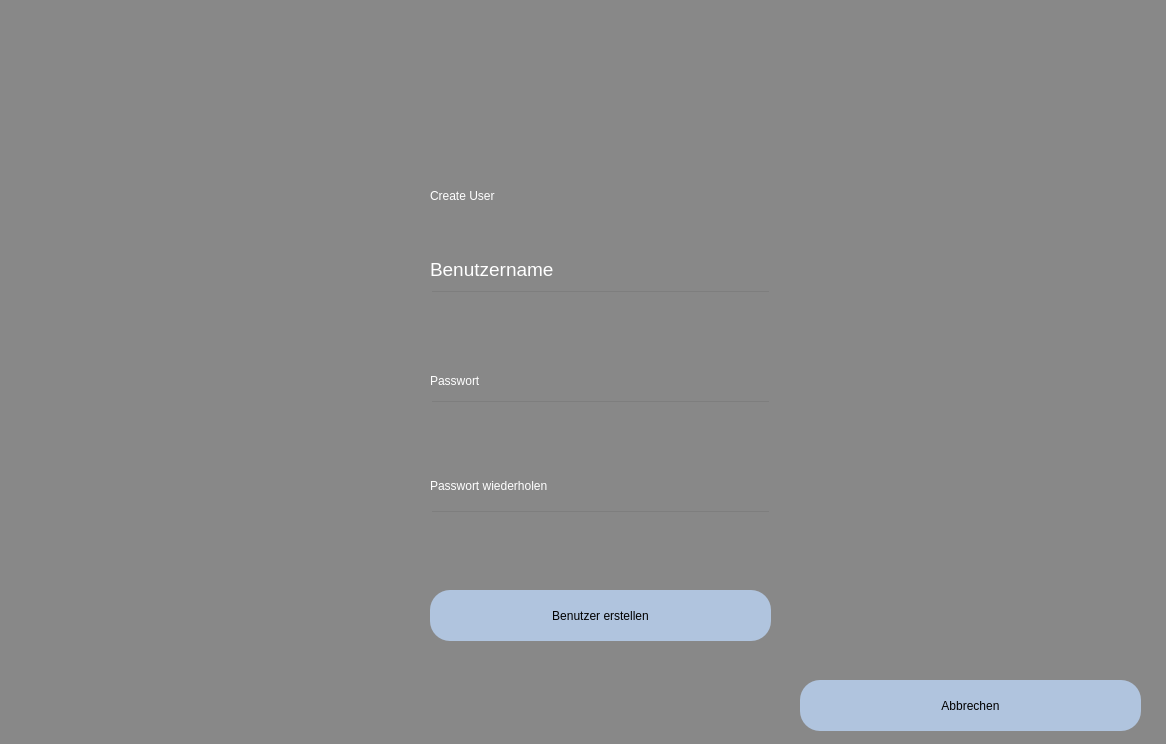
<?xml version="1.0" encoding="UTF-8"?>
<ui version="4.0">
 <class>Dialog</class>
 <widget class="QDialog" name="Dialog">
  <property name="geometry">
   <rect>
    <x>0</x>
    <y>0</y>
    <width>1166</width>
    <height>744</height>
   </rect>
  </property>
  <property name="windowTitle">
   <string>Dialog</string>
  </property>
  <widget class="QWidget" name="bgwidget" native="true">
   <property name="geometry">
    <rect>
     <x>-10</x>
     <y>0</y>
     <width>1251</width>
     <height>821</height>
    </rect>
   </property>
   <property name="minimumSize">
    <size>
     <width>1201</width>
     <height>0</height>
    </size>
   </property>
   <property name="styleSheet">
    <string notr="true">QWidget#bgwidget{
background-color: rgb(136,136,136)}</string>
   </property>
   <widget class="QLabel" name="label">
    <property name="geometry">
     <rect>
      <x>440</x>
      <y>160</y>
      <width>341</width>
      <height>71</height>
     </rect>
    </property>
    <property name="styleSheet">
     <string notr="true">font: 36pt &quot;MS Shell Dlg 2&quot;; color:rgb(255, 255, 255)</string>
    </property>
    <property name="text">
     <string>Create User</string>
    </property>
   </widget>
   <widget class="QLineEdit" name="username_input">
    <property name="geometry">
     <rect>
      <x>440</x>
      <y>290</y>
      <width>341</width>
      <height>51</height>
     </rect>
    </property>
    <property name="styleSheet">
     <string notr="true">background-color:rgba(0,0,0,0);
font: 12pt &quot;MS Shell Dlg 2&quot;;</string>
    </property>
   </widget>
   <widget class="QLineEdit" name="password_input">
    <property name="geometry">
     <rect>
      <x>440</x>
      <y>400</y>
      <width>341</width>
      <height>51</height>
     </rect>
    </property>
    <property name="styleSheet">
     <string notr="true">background-color:rgba(0,0,0,0);
font: 12pt &quot;MS Shell Dlg 2&quot;;</string>
    </property>
    <property name="echoMode">
     <enum>QLineEdit::Password</enum>
    </property>
   </widget>
   <widget class="QLabel" name="label_3">
    <property name="geometry">
     <rect>
      <x>440</x>
      <y>249</y>
      <width>161</width>
      <height>41</height>
     </rect>
    </property>
    <property name="font">
     <font>
      <family>MS Shell Dlg 2</family>
      <pointsize>14</pointsize>
      <weight>50</weight>
      <italic>false</italic>
      <bold>false</bold>
     </font>
    </property>
    <property name="styleSheet">
     <string notr="true">font: 14pt &quot;MS Shell Dlg 2&quot;;color:rgb(255, 255, 255)</string>
    </property>
    <property name="text">
     <string>Benutzername</string>
    </property>
   </widget>
   <widget class="QLabel" name="label_4">
    <property name="geometry">
     <rect>
      <x>440</x>
      <y>370</y>
      <width>111</width>
      <height>21</height>
     </rect>
    </property>
    <property name="styleSheet">
     <string notr="true">font: 14pt &quot;MS Shell Dlg 2&quot;;color:rgb(255, 255, 255)</string>
    </property>
    <property name="text">
     <string>Passwort</string>
    </property>
   </widget>
   <widget class="QLabel" name="error">
    <property name="geometry">
     <rect>
      <x>440</x>
      <y>456</y>
      <width>341</width>
      <height>20</height>
     </rect>
    </property>
    <property name="styleSheet">
     <string notr="true">font: 12pt &quot;MS Shell Dlg 2&quot;; color:red;</string>
    </property>
    <property name="text">
     <string/>
    </property>
   </widget>
   <widget class="QPushButton" name="cancel_button">
    <property name="geometry">
     <rect>
      <x>810</x>
      <y>680</y>
      <width>341</width>
      <height>51</height>
     </rect>
    </property>
    <property name="styleSheet">
     <string notr="true">border-radius:20px;
background-color: rgb(176, 196, 222);
font: 14pt &quot;MS Shell Dlg 2&quot;;</string>
    </property>
    <property name="text">
     <string>Abbrechen</string>
    </property>
   </widget>
   <widget class="QPushButton" name="create_button">
    <property name="geometry">
     <rect>
      <x>440</x>
      <y>590</y>
      <width>341</width>
      <height>51</height>
     </rect>
    </property>
    <property name="styleSheet">
     <string notr="true">border-radius:20px;
background-color: rgb(176, 196, 222);
font: 14pt &quot;MS Shell Dlg 2&quot;;</string>
    </property>
    <property name="text">
     <string>Benutzer erstellen</string>
    </property>
   </widget>
   <widget class="QLabel" name="label_5">
    <property name="geometry">
     <rect>
      <x>440</x>
      <y>470</y>
      <width>221</width>
      <height>31</height>
     </rect>
    </property>
    <property name="styleSheet">
     <string notr="true">font: 14pt &quot;MS Shell Dlg 2&quot;;color:rgb(255, 255, 255)</string>
    </property>
    <property name="text">
     <string>Passwort wiederholen</string>
    </property>
   </widget>
   <widget class="QLineEdit" name="password_repeat_input">
    <property name="geometry">
     <rect>
      <x>440</x>
      <y>510</y>
      <width>341</width>
      <height>51</height>
     </rect>
    </property>
    <property name="styleSheet">
     <string notr="true">background-color:rgba(0,0,0,0);
font: 12pt &quot;MS Shell Dlg 2&quot;;</string>
    </property>
    <property name="echoMode">
     <enum>QLineEdit::Password</enum>
    </property>
   </widget>
  </widget>
 </widget>
 <resources/>
 <connections/>
</ui>
